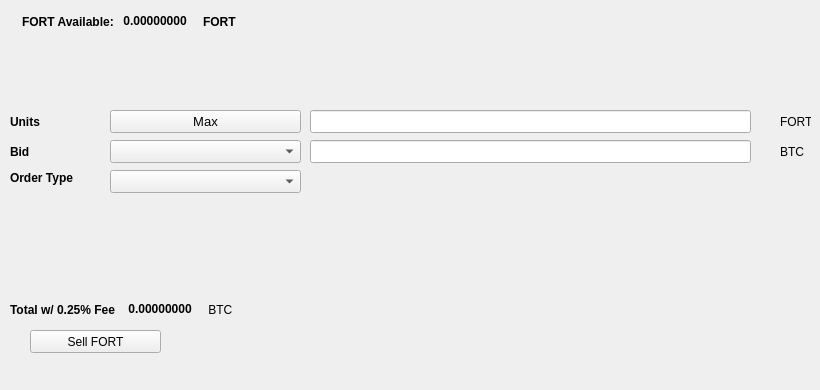
   <widget class="QWidget" name="SellTab">
    <attribute name="title">
     <string>Sell</string>
    </attribute>
    <widget class="QLabel" name="label_16">
     <property name="geometry">
      <rect>
       <x>780</x>
       <y>140</y>
       <width>31</width>
       <height>23</height>
      </rect>
     </property>
     <property name="text">
      <string>BTC</string>
     </property>
    </widget>
    <widget class="QComboBox" name="SellBidcomboBox">
     <property name="geometry">
      <rect>
       <x>110</x>
       <y>140</y>
       <width>191</width>
       <height>23</height>
      </rect>
     </property>
     <property name="font">
      <font>
       <pointsize>10</pointsize>
      </font>
     </property>
    </widget>
    <widget class="QLabel" name="label_18">
     <property name="geometry">
      <rect>
       <x>10</x>
       <y>110</y>
       <width>46</width>
       <height>23</height>
      </rect>
     </property>
     <property name="font">
      <font>
       <weight>75</weight>
       <bold>true</bold>
      </font>
     </property>
     <property name="text">
      <string>Units</string>
     </property>
    </widget>
    <widget class="QPushButton" name="Sell_Max_Amount">
     <property name="geometry">
      <rect>
       <x>110</x>
       <y>110</y>
       <width>191</width>
       <height>23</height>
      </rect>
     </property>
     <property name="font">
      <font>
       <pointsize>10</pointsize>
      </font>
     </property>
     <property name="text">
      <string>Max</string>
     </property>
    </widget>
    <widget class="QLabel" name="label_20">
     <property name="geometry">
      <rect>
       <x>10</x>
       <y>170</y>
       <width>91</width>
       <height>16</height>
      </rect>
     </property>
     <property name="font">
      <font>
       <weight>75</weight>
       <bold>true</bold>
      </font>
     </property>
     <property name="text">
      <string>Order Type</string>
     </property>
    </widget>
    <widget class="QComboBox" name="SellOrdertypeCombo">
     <property name="geometry">
      <rect>
       <x>110</x>
       <y>170</y>
       <width>191</width>
       <height>23</height>
      </rect>
     </property>
     <property name="font">
      <font>
       <pointsize>10</pointsize>
      </font>
     </property>
    </widget>
    <widget class="QLabel" name="label_21">
     <property name="geometry">
      <rect>
       <x>10</x>
       <y>140</y>
       <width>46</width>
       <height>23</height>
      </rect>
     </property>
     <property name="font">
      <font>
       <weight>75</weight>
       <bold>true</bold>
      </font>
     </property>
     <property name="text">
      <string>Bid</string>
     </property>
    </widget>
    <widget class="QLabel" name="label_22">
     <property name="geometry">
      <rect>
       <x>780</x>
       <y>110</y>
       <width>31</width>
       <height>23</height>
      </rect>
     </property>
     <property name="text">
      <string>FORT</string>
     </property>
    </widget>
    <widget class="QLineEdit" name="UnitsInputFORT">
     <property name="geometry">
      <rect>
       <x>310</x>
       <y>110</y>
       <width>441</width>
       <height>23</height>
      </rect>
     </property>
     <property name="font">
      <font>
       <pointsize>9</pointsize>
       <weight>75</weight>
       <bold>true</bold>
      </font>
     </property>
    </widget>
    <widget class="QLineEdit" name="SellBidPriceEdit">
     <property name="geometry">
      <rect>
       <x>310</x>
       <y>140</y>
       <width>441</width>
       <height>23</height>
      </rect>
     </property>
     <property name="font">
      <font>
       <pointsize>9</pointsize>
       <weight>75</weight>
       <bold>true</bold>
      </font>
     </property>
    </widget>
    <widget class="QPushButton" name="SellFORTBTN">
     <property name="geometry">
      <rect>
       <x>30</x>
       <y>330</y>
       <width>131</width>
       <height>23</height>
      </rect>
     </property>
     <property name="text">
      <string>Sell FORT</string>
     </property>
     <property name="icon">
      <iconset resource="../fortcoin">
       <normaloff>:/icons/bitcoin</normaloff>:/icons/bitcoin</iconset>
     </property>
    </widget>
    <widget class="QWidget" name="layoutWidget3">
     <property name="geometry">
      <rect>
       <x>22</x>
       <y>12</y>
       <width>258</width>
       <height>19</height>
      </rect>
     </property>
     <layout class="QHBoxLayout" name="horizontalLayout">
      <item>
       <widget class="QLabel" name="label232_2">
        <property name="font">
         <font>
          <weight>75</weight>
          <bold>true</bold>
         </font>
        </property>
        <property name="text">
         <string>FORT Available:</string>
        </property>
       </widget>
      </item>
      <item>
       <widget class="QLabel" name="FORTAvailableLabel">
        <property name="palette">
         <palette>
          <active>
           <colorrole role="WindowText">
            <brush brushstyle="SolidPattern">
             <color alpha="255">
              <red>0</red>
              <green>0</green>
              <blue>0</blue>
             </color>
            </brush>
           </colorrole>
           <colorrole role="Button">
            <brush brushstyle="SolidPattern">
             <color alpha="255">
              <red>0</red>
              <green>170</green>
              <blue>0</blue>
             </color>
            </brush>
           </colorrole>
           <colorrole role="Light">
            <brush brushstyle="SolidPattern">
             <color alpha="255">
              <red>0</red>
              <green>255</green>
              <blue>0</blue>
             </color>
            </brush>
           </colorrole>
           <colorrole role="Midlight">
            <brush brushstyle="SolidPattern">
             <color alpha="255">
              <red>0</red>
              <green>212</green>
              <blue>0</blue>
             </color>
            </brush>
           </colorrole>
           <colorrole role="Dark">
            <brush brushstyle="SolidPattern">
             <color alpha="255">
              <red>0</red>
              <green>85</green>
              <blue>0</blue>
             </color>
            </brush>
           </colorrole>
           <colorrole role="Mid">
            <brush brushstyle="SolidPattern">
             <color alpha="255">
              <red>0</red>
              <green>113</green>
              <blue>0</blue>
             </color>
            </brush>
           </colorrole>
           <colorrole role="Text">
            <brush brushstyle="SolidPattern">
             <color alpha="255">
              <red>0</red>
              <green>170</green>
              <blue>0</blue>
             </color>
            </brush>
           </colorrole>
           <colorrole role="BrightText">
            <brush brushstyle="SolidPattern">
             <color alpha="255">
              <red>255</red>
              <green>255</green>
              <blue>255</blue>
             </color>
            </brush>
           </colorrole>
           <colorrole role="ButtonText">
            <brush brushstyle="SolidPattern">
             <color alpha="255">
              <red>0</red>
              <green>0</green>
              <blue>0</blue>
             </color>
            </brush>
           </colorrole>
           <colorrole role="Base">
            <brush brushstyle="SolidPattern">
             <color alpha="255">
              <red>255</red>
              <green>255</green>
              <blue>255</blue>
             </color>
            </brush>
           </colorrole>
           <colorrole role="Window">
            <brush brushstyle="SolidPattern">
             <color alpha="255">
              <red>0</red>
              <green>170</green>
              <blue>0</blue>
             </color>
            </brush>
           </colorrole>
           <colorrole role="Shadow">
            <brush brushstyle="SolidPattern">
             <color alpha="255">
              <red>0</red>
              <green>0</green>
              <blue>0</blue>
             </color>
            </brush>
           </colorrole>
           <colorrole role="AlternateBase">
            <brush brushstyle="SolidPattern">
             <color alpha="255">
              <red>127</red>
              <green>212</green>
              <blue>127</blue>
             </color>
            </brush>
           </colorrole>
           <colorrole role="ToolTipBase">
            <brush brushstyle="SolidPattern">
             <color alpha="255">
              <red>255</red>
              <green>255</green>
              <blue>220</blue>
             </color>
            </brush>
           </colorrole>
           <colorrole role="ToolTipText">
            <brush brushstyle="SolidPattern">
             <color alpha="255">
              <red>0</red>
              <green>0</green>
              <blue>0</blue>
             </color>
            </brush>
           </colorrole>
          </active>
          <inactive>
           <colorrole role="WindowText">
            <brush brushstyle="SolidPattern">
             <color alpha="255">
              <red>0</red>
              <green>0</green>
              <blue>0</blue>
             </color>
            </brush>
           </colorrole>
           <colorrole role="Button">
            <brush brushstyle="SolidPattern">
             <color alpha="255">
              <red>0</red>
              <green>170</green>
              <blue>0</blue>
             </color>
            </brush>
           </colorrole>
           <colorrole role="Light">
            <brush brushstyle="SolidPattern">
             <color alpha="255">
              <red>0</red>
              <green>255</green>
              <blue>0</blue>
             </color>
            </brush>
           </colorrole>
           <colorrole role="Midlight">
            <brush brushstyle="SolidPattern">
             <color alpha="255">
              <red>0</red>
              <green>212</green>
              <blue>0</blue>
             </color>
            </brush>
           </colorrole>
           <colorrole role="Dark">
            <brush brushstyle="SolidPattern">
             <color alpha="255">
              <red>0</red>
              <green>85</green>
              <blue>0</blue>
             </color>
            </brush>
           </colorrole>
           <colorrole role="Mid">
            <brush brushstyle="SolidPattern">
             <color alpha="255">
              <red>0</red>
              <green>113</green>
              <blue>0</blue>
             </color>
            </brush>
           </colorrole>
           <colorrole role="Text">
            <brush brushstyle="SolidPattern">
             <color alpha="255">
              <red>0</red>
              <green>170</green>
              <blue>0</blue>
             </color>
            </brush>
           </colorrole>
           <colorrole role="BrightText">
            <brush brushstyle="SolidPattern">
             <color alpha="255">
              <red>255</red>
              <green>255</green>
              <blue>255</blue>
             </color>
            </brush>
           </colorrole>
           <colorrole role="ButtonText">
            <brush brushstyle="SolidPattern">
             <color alpha="255">
              <red>0</red>
              <green>0</green>
              <blue>0</blue>
             </color>
            </brush>
           </colorrole>
           <colorrole role="Base">
            <brush brushstyle="SolidPattern">
             <color alpha="255">
              <red>255</red>
              <green>255</green>
              <blue>255</blue>
             </color>
            </brush>
           </colorrole>
           <colorrole role="Window">
            <brush brushstyle="SolidPattern">
             <color alpha="255">
              <red>0</red>
              <green>170</green>
              <blue>0</blue>
             </color>
            </brush>
           </colorrole>
           <colorrole role="Shadow">
            <brush brushstyle="SolidPattern">
             <color alpha="255">
              <red>0</red>
              <green>0</green>
              <blue>0</blue>
             </color>
            </brush>
           </colorrole>
           <colorrole role="AlternateBase">
            <brush brushstyle="SolidPattern">
             <color alpha="255">
              <red>127</red>
              <green>212</green>
              <blue>127</blue>
             </color>
            </brush>
           </colorrole>
           <colorrole role="ToolTipBase">
            <brush brushstyle="SolidPattern">
             <color alpha="255">
              <red>255</red>
              <green>255</green>
              <blue>220</blue>
             </color>
            </brush>
           </colorrole>
           <colorrole role="ToolTipText">
            <brush brushstyle="SolidPattern">
             <color alpha="255">
              <red>0</red>
              <green>0</green>
              <blue>0</blue>
             </color>
            </brush>
           </colorrole>
          </inactive>
          <disabled>
           <colorrole role="WindowText">
            <brush brushstyle="SolidPattern">
             <color alpha="255">
              <red>0</red>
              <green>85</green>
              <blue>0</blue>
             </color>
            </brush>
           </colorrole>
           <colorrole role="Button">
            <brush brushstyle="SolidPattern">
             <color alpha="255">
              <red>0</red>
              <green>170</green>
              <blue>0</blue>
             </color>
            </brush>
           </colorrole>
           <colorrole role="Light">
            <brush brushstyle="SolidPattern">
             <color alpha="255">
              <red>0</red>
              <green>255</green>
              <blue>0</blue>
             </color>
            </brush>
           </colorrole>
           <colorrole role="Midlight">
            <brush brushstyle="SolidPattern">
             <color alpha="255">
              <red>0</red>
              <green>212</green>
              <blue>0</blue>
             </color>
            </brush>
           </colorrole>
           <colorrole role="Dark">
            <brush brushstyle="SolidPattern">
             <color alpha="255">
              <red>0</red>
              <green>85</green>
              <blue>0</blue>
             </color>
            </brush>
           </colorrole>
           <colorrole role="Mid">
            <brush brushstyle="SolidPattern">
             <color alpha="255">
              <red>0</red>
              <green>113</green>
              <blue>0</blue>
             </color>
            </brush>
           </colorrole>
           <colorrole role="Text">
            <brush brushstyle="SolidPattern">
             <color alpha="255">
              <red>0</red>
              <green>85</green>
              <blue>0</blue>
             </color>
            </brush>
           </colorrole>
           <colorrole role="BrightText">
            <brush brushstyle="SolidPattern">
             <color alpha="255">
              <red>255</red>
              <green>255</green>
              <blue>255</blue>
             </color>
            </brush>
           </colorrole>
           <colorrole role="ButtonText">
            <brush brushstyle="SolidPattern">
             <color alpha="255">
              <red>0</red>
              <green>85</green>
              <blue>0</blue>
             </color>
            </brush>
           </colorrole>
           <colorrole role="Base">
            <brush brushstyle="SolidPattern">
             <color alpha="255">
              <red>0</red>
              <green>170</green>
              <blue>0</blue>
             </color>
            </brush>
           </colorrole>
           <colorrole role="Window">
            <brush brushstyle="SolidPattern">
             <color alpha="255">
              <red>0</red>
              <green>170</green>
              <blue>0</blue>
             </color>
            </brush>
           </colorrole>
           <colorrole role="Shadow">
            <brush brushstyle="SolidPattern">
             <color alpha="255">
              <red>0</red>
              <green>0</green>
              <blue>0</blue>
             </color>
            </brush>
           </colorrole>
           <colorrole role="AlternateBase">
            <brush brushstyle="SolidPattern">
             <color alpha="255">
              <red>0</red>
              <green>170</green>
              <blue>0</blue>
             </color>
            </brush>
           </colorrole>
           <colorrole role="ToolTipBase">
            <brush brushstyle="SolidPattern">
             <color alpha="255">
              <red>255</red>
              <green>255</green>
              <blue>220</blue>
             </color>
            </brush>
           </colorrole>
           <colorrole role="ToolTipText">
            <brush brushstyle="SolidPattern">
             <color alpha="255">
              <red>0</red>
              <green>0</green>
              <blue>0</blue>
             </color>
            </brush>
           </colorrole>
          </disabled>
         </palette>
        </property>
        <property name="font">
         <font>
          <weight>75</weight>
          <bold>true</bold>
         </font>
        </property>
        <property name="text">
         <string> 0.00000000 </string>
        </property>
        <property name="textInteractionFlags">
         <set>Qt::LinksAccessibleByMouse|Qt::TextSelectableByKeyboard|Qt::TextSelectableByMouse</set>
        </property>
       </widget>
      </item>
      <item>
       <widget class="QLabel" name="labelFORT">
        <property name="font">
         <font>
          <weight>75</weight>
          <bold>true</bold>
         </font>
        </property>
        <property name="text">
         <string>FORT</string>
        </property>
       </widget>
      </item>
     </layout>
    </widget>
    <widget class="QWidget" name="layoutWidget">
     <property name="geometry">
      <rect>
       <x>10</x>
       <y>300</y>
       <width>268</width>
       <height>19</height>
      </rect>
     </property>
     <layout class="QHBoxLayout" name="horizontalLayout_2">
      <item>
       <widget class="QLabel" name="label_19">
        <property name="font">
         <font>
          <weight>75</weight>
          <bold>true</bold>
         </font>
        </property>
        <property name="text">
         <string>Total w/ 0.25% Fee </string>
        </property>
       </widget>
      </item>
      <item>
       <widget class="QLabel" name="SellCostLabel">
        <property name="palette">
         <palette>
          <active>
           <colorrole role="WindowText">
            <brush brushstyle="SolidPattern">
             <color alpha="255">
              <red>0</red>
              <green>0</green>
              <blue>0</blue>
             </color>
            </brush>
           </colorrole>
           <colorrole role="Button">
            <brush brushstyle="SolidPattern">
             <color alpha="255">
              <red>0</red>
              <green>170</green>
              <blue>0</blue>
             </color>
            </brush>
           </colorrole>
           <colorrole role="Light">
            <brush brushstyle="SolidPattern">
             <color alpha="255">
              <red>0</red>
              <green>255</green>
              <blue>0</blue>
             </color>
            </brush>
           </colorrole>
           <colorrole role="Midlight">
            <brush brushstyle="SolidPattern">
             <color alpha="255">
              <red>0</red>
              <green>212</green>
              <blue>0</blue>
             </color>
            </brush>
           </colorrole>
           <colorrole role="Dark">
            <brush brushstyle="SolidPattern">
             <color alpha="255">
              <red>0</red>
              <green>85</green>
              <blue>0</blue>
             </color>
            </brush>
           </colorrole>
           <colorrole role="Mid">
            <brush brushstyle="SolidPattern">
             <color alpha="255">
              <red>0</red>
              <green>113</green>
              <blue>0</blue>
             </color>
            </brush>
           </colorrole>
           <colorrole role="Text">
            <brush brushstyle="SolidPattern">
             <color alpha="255">
              <red>0</red>
              <green>170</green>
              <blue>0</blue>
             </color>
            </brush>
           </colorrole>
           <colorrole role="BrightText">
            <brush brushstyle="SolidPattern">
             <color alpha="255">
              <red>255</red>
              <green>255</green>
              <blue>255</blue>
             </color>
            </brush>
           </colorrole>
           <colorrole role="ButtonText">
            <brush brushstyle="SolidPattern">
             <color alpha="255">
              <red>0</red>
              <green>0</green>
              <blue>0</blue>
             </color>
            </brush>
           </colorrole>
           <colorrole role="Base">
            <brush brushstyle="SolidPattern">
             <color alpha="255">
              <red>255</red>
              <green>255</green>
              <blue>255</blue>
             </color>
            </brush>
           </colorrole>
           <colorrole role="Window">
            <brush brushstyle="SolidPattern">
             <color alpha="255">
              <red>0</red>
              <green>170</green>
              <blue>0</blue>
             </color>
            </brush>
           </colorrole>
           <colorrole role="Shadow">
            <brush brushstyle="SolidPattern">
             <color alpha="255">
              <red>0</red>
              <green>0</green>
              <blue>0</blue>
             </color>
            </brush>
           </colorrole>
           <colorrole role="AlternateBase">
            <brush brushstyle="SolidPattern">
             <color alpha="255">
              <red>127</red>
              <green>212</green>
              <blue>127</blue>
             </color>
            </brush>
           </colorrole>
           <colorrole role="ToolTipBase">
            <brush brushstyle="SolidPattern">
             <color alpha="255">
              <red>255</red>
              <green>255</green>
              <blue>220</blue>
             </color>
            </brush>
           </colorrole>
           <colorrole role="ToolTipText">
            <brush brushstyle="SolidPattern">
             <color alpha="255">
              <red>0</red>
              <green>0</green>
              <blue>0</blue>
             </color>
            </brush>
           </colorrole>
          </active>
          <inactive>
           <colorrole role="WindowText">
            <brush brushstyle="SolidPattern">
             <color alpha="255">
              <red>0</red>
              <green>0</green>
              <blue>0</blue>
             </color>
            </brush>
           </colorrole>
           <colorrole role="Button">
            <brush brushstyle="SolidPattern">
             <color alpha="255">
              <red>0</red>
              <green>170</green>
              <blue>0</blue>
             </color>
            </brush>
           </colorrole>
           <colorrole role="Light">
            <brush brushstyle="SolidPattern">
             <color alpha="255">
              <red>0</red>
              <green>255</green>
              <blue>0</blue>
             </color>
            </brush>
           </colorrole>
           <colorrole role="Midlight">
            <brush brushstyle="SolidPattern">
             <color alpha="255">
              <red>0</red>
              <green>212</green>
              <blue>0</blue>
             </color>
            </brush>
           </colorrole>
           <colorrole role="Dark">
            <brush brushstyle="SolidPattern">
             <color alpha="255">
              <red>0</red>
              <green>85</green>
              <blue>0</blue>
             </color>
            </brush>
           </colorrole>
           <colorrole role="Mid">
            <brush brushstyle="SolidPattern">
             <color alpha="255">
              <red>0</red>
              <green>113</green>
              <blue>0</blue>
             </color>
            </brush>
           </colorrole>
           <colorrole role="Text">
            <brush brushstyle="SolidPattern">
             <color alpha="255">
              <red>0</red>
              <green>170</green>
              <blue>0</blue>
             </color>
            </brush>
           </colorrole>
           <colorrole role="BrightText">
            <brush brushstyle="SolidPattern">
             <color alpha="255">
              <red>255</red>
              <green>255</green>
              <blue>255</blue>
             </color>
            </brush>
           </colorrole>
           <colorrole role="ButtonText">
            <brush brushstyle="SolidPattern">
             <color alpha="255">
              <red>0</red>
              <green>0</green>
              <blue>0</blue>
             </color>
            </brush>
           </colorrole>
           <colorrole role="Base">
            <brush brushstyle="SolidPattern">
             <color alpha="255">
              <red>255</red>
              <green>255</green>
              <blue>255</blue>
             </color>
            </brush>
           </colorrole>
           <colorrole role="Window">
            <brush brushstyle="SolidPattern">
             <color alpha="255">
              <red>0</red>
              <green>170</green>
              <blue>0</blue>
             </color>
            </brush>
           </colorrole>
           <colorrole role="Shadow">
            <brush brushstyle="SolidPattern">
             <color alpha="255">
              <red>0</red>
              <green>0</green>
              <blue>0</blue>
             </color>
            </brush>
           </colorrole>
           <colorrole role="AlternateBase">
            <brush brushstyle="SolidPattern">
             <color alpha="255">
              <red>127</red>
              <green>212</green>
              <blue>127</blue>
             </color>
            </brush>
           </colorrole>
           <colorrole role="ToolTipBase">
            <brush brushstyle="SolidPattern">
             <color alpha="255">
              <red>255</red>
              <green>255</green>
              <blue>220</blue>
             </color>
            </brush>
           </colorrole>
           <colorrole role="ToolTipText">
            <brush brushstyle="SolidPattern">
             <color alpha="255">
              <red>0</red>
              <green>0</green>
              <blue>0</blue>
             </color>
            </brush>
           </colorrole>
          </inactive>
          <disabled>
           <colorrole role="WindowText">
            <brush brushstyle="SolidPattern">
             <color alpha="255">
              <red>0</red>
              <green>85</green>
              <blue>0</blue>
             </color>
            </brush>
           </colorrole>
           <colorrole role="Button">
            <brush brushstyle="SolidPattern">
             <color alpha="255">
              <red>0</red>
              <green>170</green>
              <blue>0</blue>
             </color>
            </brush>
           </colorrole>
           <colorrole role="Light">
            <brush brushstyle="SolidPattern">
             <color alpha="255">
              <red>0</red>
              <green>255</green>
              <blue>0</blue>
             </color>
            </brush>
           </colorrole>
           <colorrole role="Midlight">
            <brush brushstyle="SolidPattern">
             <color alpha="255">
              <red>0</red>
              <green>212</green>
              <blue>0</blue>
             </color>
            </brush>
           </colorrole>
           <colorrole role="Dark">
            <brush brushstyle="SolidPattern">
             <color alpha="255">
              <red>0</red>
              <green>85</green>
              <blue>0</blue>
             </color>
            </brush>
           </colorrole>
           <colorrole role="Mid">
            <brush brushstyle="SolidPattern">
             <color alpha="255">
              <red>0</red>
              <green>113</green>
              <blue>0</blue>
             </color>
            </brush>
           </colorrole>
           <colorrole role="Text">
            <brush brushstyle="SolidPattern">
             <color alpha="255">
              <red>0</red>
              <green>85</green>
              <blue>0</blue>
             </color>
            </brush>
           </colorrole>
           <colorrole role="BrightText">
            <brush brushstyle="SolidPattern">
             <color alpha="255">
              <red>255</red>
              <green>255</green>
              <blue>255</blue>
             </color>
            </brush>
           </colorrole>
           <colorrole role="ButtonText">
            <brush brushstyle="SolidPattern">
             <color alpha="255">
              <red>0</red>
              <green>85</green>
              <blue>0</blue>
             </color>
            </brush>
           </colorrole>
           <colorrole role="Base">
            <brush brushstyle="SolidPattern">
             <color alpha="255">
              <red>0</red>
              <green>170</green>
              <blue>0</blue>
             </color>
            </brush>
           </colorrole>
           <colorrole role="Window">
            <brush brushstyle="SolidPattern">
             <color alpha="255">
              <red>0</red>
              <green>170</green>
              <blue>0</blue>
             </color>
            </brush>
           </colorrole>
           <colorrole role="Shadow">
            <brush brushstyle="SolidPattern">
             <color alpha="255">
              <red>0</red>
              <green>0</green>
              <blue>0</blue>
             </color>
            </brush>
           </colorrole>
           <colorrole role="AlternateBase">
            <brush brushstyle="SolidPattern">
             <color alpha="255">
              <red>0</red>
              <green>170</green>
              <blue>0</blue>
             </color>
            </brush>
           </colorrole>
           <colorrole role="ToolTipBase">
            <brush brushstyle="SolidPattern">
             <color alpha="255">
              <red>255</red>
              <green>255</green>
              <blue>220</blue>
             </color>
            </brush>
           </colorrole>
           <colorrole role="ToolTipText">
            <brush brushstyle="SolidPattern">
             <color alpha="255">
              <red>0</red>
              <green>0</green>
              <blue>0</blue>
             </color>
            </brush>
           </colorrole>
          </disabled>
         </palette>
        </property>
        <property name="font">
         <font>
          <weight>75</weight>
          <bold>true</bold>
         </font>
        </property>
        <property name="autoFillBackground">
         <bool>false</bool>
        </property>
        <property name="text">
         <string> 0.00000000</string>
        </property>
        <property name="textInteractionFlags">
         <set>Qt::LinksAccessibleByMouse|Qt::TextSelectableByMouse</set>
        </property>
       </widget>
      </item>
      <item>
       <widget class="QLabel" name="label_17">
        <property name="font">
         <font>
          <weight>50</weight>
          <bold>false</bold>
         </font>
        </property>
        <property name="text">
         <string> BTC</string>
        </property>
       </widget>
      </item>
     </layout>
    </widget>
    <widget class="QLabel" name="label_23">
     <property name="geometry">
      <rect>
       <x>460</x>
       <y>300</y>
       <width>281</width>
       <height>81</height>
      </rect>
     </property>
     <property name="text">
      <string/>
     </property>
     <property name="pixmap">
      <pixmap>:/images/bittrex</pixmap>
     </property>
    </widget>
   </widget>
